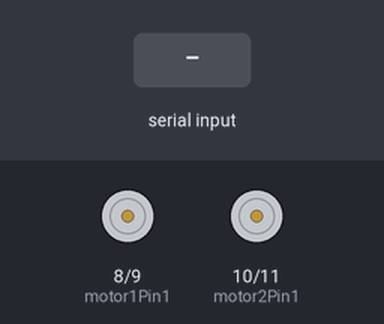
This sketch was run on a simulated Arduino Uno, built with avr-gcc and run on an emulated ATmega328P. Shown: motor-driver pin pairs drawn as motors (green arrow = first pin HIGH = forward, orange = second pin HIGH = backward, longer = more drive). The inputs (shaded band) are chosen by the test bench.

Above: at 1.2 s.
1.3 s: "F" received over Serial
At 1.6 s:
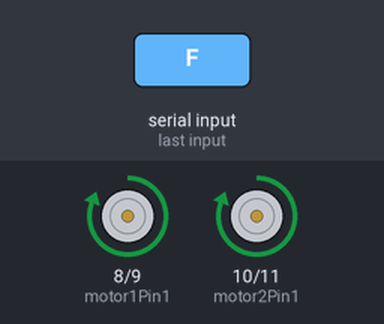
2.8 s: "B" received over Serial
At 4.0 s:
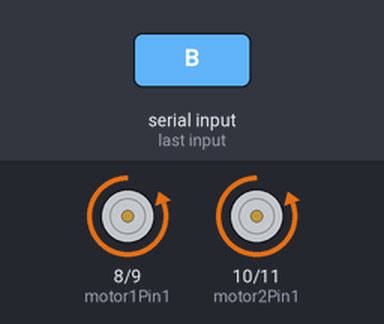
4.3 s: "L" received over Serial
At 5.1 s:
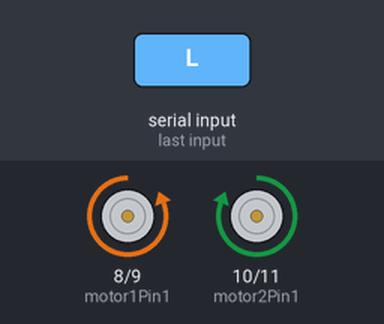
5.8 s: "R" received over Serial
At 6.3 s:
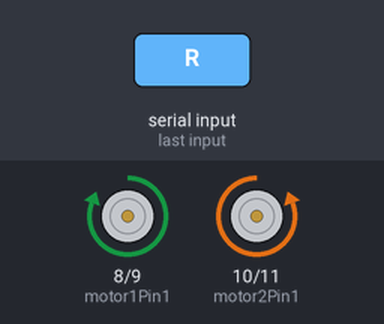
7.3 s: "S" received over Serial
At 8.6 s:
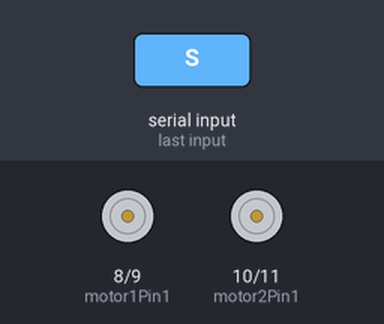
Timing chart, 0 to 9.8 s (numbered marks = the images above; inputs shaded):
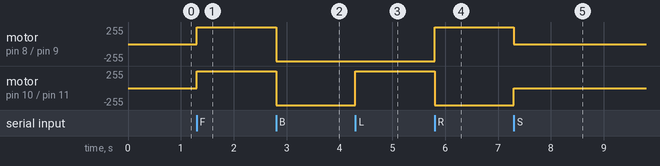

The sketch:

code.ino
```cpp
char command;  // Variable to store Bluetooth command

// Motor pins
const int motor1Pin1 = 8;
const int motor1Pin2 = 9;
const int motor2Pin1 = 10;
const int motor2Pin2 = 11;

void setup() {
  // Set motor pins as output
  pinMode(motor1Pin1, OUTPUT);
  pinMode(motor1Pin2, OUTPUT);
  pinMode(motor2Pin1, OUTPUT);
  pinMode(motor2Pin2, OUTPUT);

  // Start serial communication at 9600 baud rate
  Serial.begin(9600);
}

void loop() {
  if (Serial.available()) {
    command = Serial.read();  // Read the Bluetooth command

    switch (command) {
      case 'F':  // Move forward
        moveForward();
        break;
      case 'B':  // Move backward
        moveBackward();
        break;
      case 'L':  // Turn left
        turnLeft();
        break;
      case 'R':  // Turn right
        turnRight();
        break;
      case 'S':  // Stop
        stopMotors();
        break;
    }
  }
}

void moveForward() {
  digitalWrite(motor1Pin1, HIGH);
  digitalWrite(motor1Pin2, LOW);
  digitalWrite(motor2Pin1, HIGH);
  digitalWrite(motor2Pin2, LOW);
}

void moveBackward() {
  digitalWrite(motor1Pin1, LOW);
  digitalWrite(motor1Pin2, HIGH);
  digitalWrite(motor2Pin1, LOW);
  digitalWrite(motor2Pin2, HIGH);
}

void turnLeft() {
  digitalWrite(motor1Pin1, LOW);
  digitalWrite(motor1Pin2, HIGH);
  digitalWrite(motor2Pin1, HIGH);
  digitalWrite(motor2Pin2, LOW);
}

void turnRight() {
  digitalWrite(motor1Pin1, HIGH);
  digitalWrite(motor1Pin2, LOW);
  digitalWrite(motor2Pin1, LOW);
  digitalWrite(motor2Pin2, HIGH);
}

void stopMotors() {
  digitalWrite(motor1Pin1, LOW);
  digitalWrite(motor1Pin2, LOW);
  digitalWrite(motor2Pin1, LOW);
  digitalWrite(motor2Pin2, LOW);
}
```

Measured:
- after the input at 1.3 s, motor on pin 8 (motor1Pin1) / pin 9 (motor1Pin2), motor on pin 10 (motor2Pin1) / pin 11 (motor2Pin2): stopped → forward 255/255 at once
- after the input at 2.8 s, motor on pin 8 (motor1Pin1) / pin 9 (motor1Pin2), motor on pin 10 (motor2Pin1) / pin 11 (motor2Pin2): forward 255/255 → backward 255/255 at once
- after the input at 4.3 s, motor on pin 10 (motor2Pin1) / pin 11 (motor2Pin2): backward 255/255 → forward 255/255 at once
- after the input at 5.8 s, motor on pin 8 (motor1Pin1) / pin 9 (motor1Pin2): backward 255/255 → forward 255/255 at once; motor on pin 10 (motor2Pin1) / pin 11 (motor2Pin2): forward 255/255 → backward 255/255 at once
- after the input at 7.3 s, motor on pin 8 (motor1Pin1) / pin 9 (motor1Pin2): forward 255/255 → stopped at once; motor on pin 10 (motor2Pin1) / pin 11 (motor2Pin2): backward 255/255 → stopped at once
